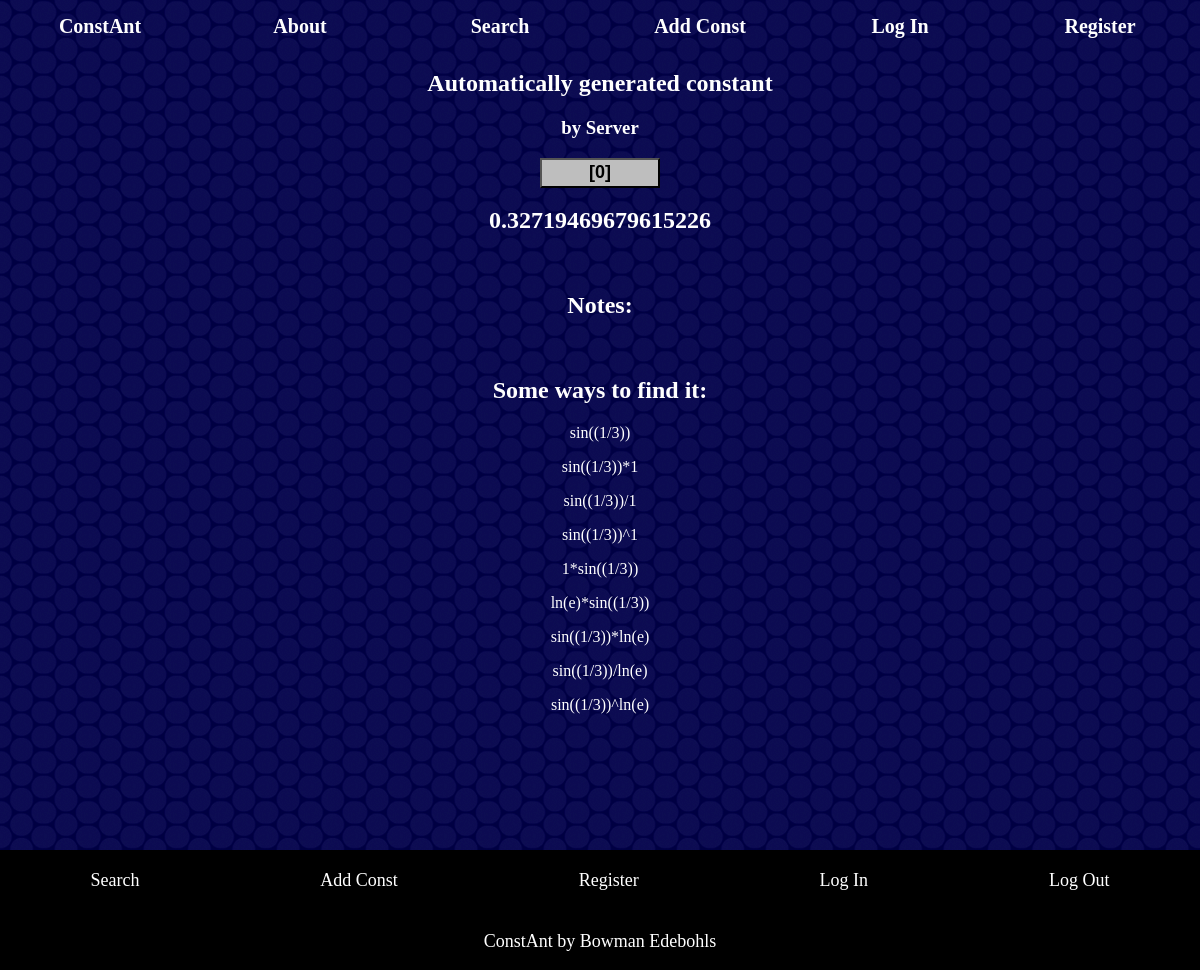
The page /viewconst/9 on the database as committed earlier.
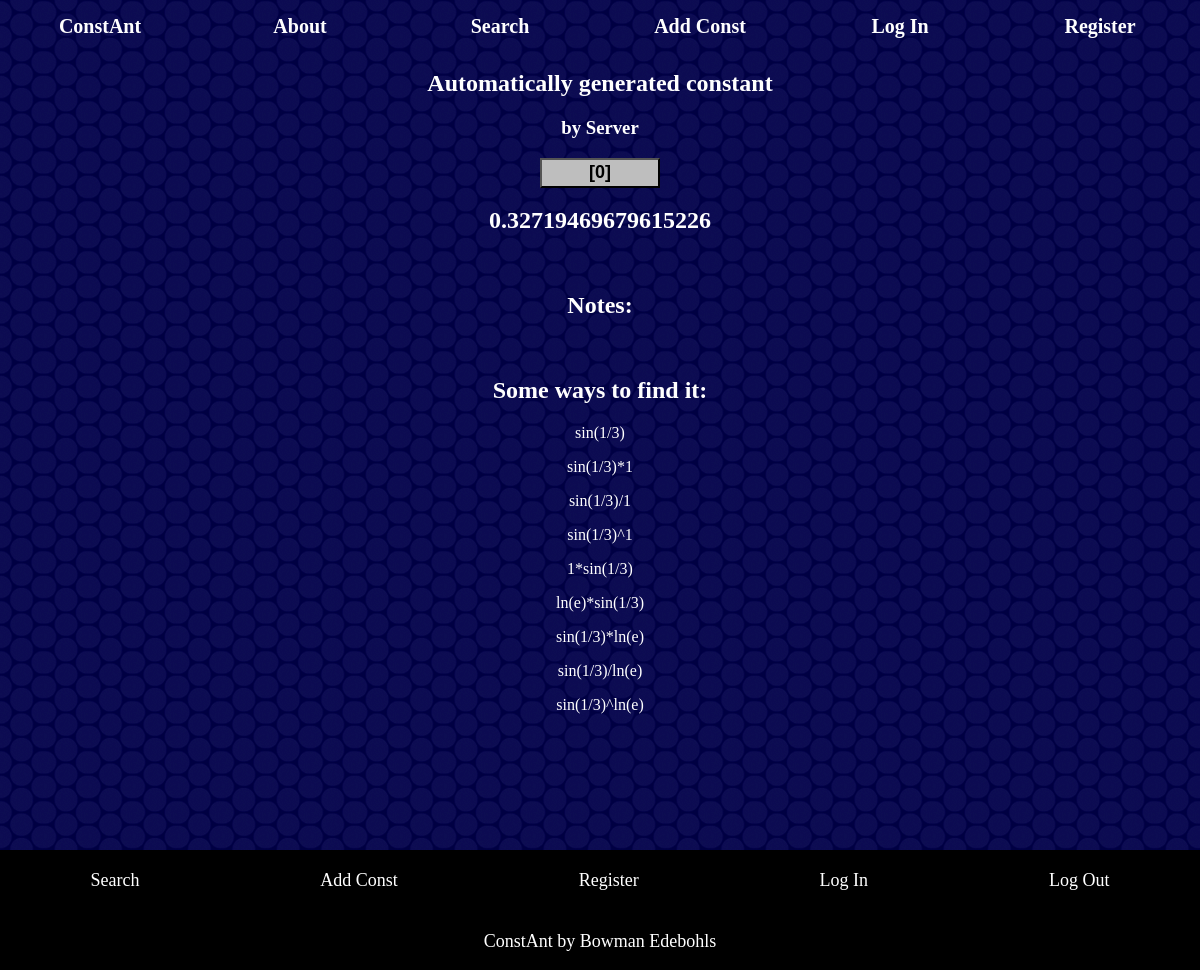
The same page on the database as committed later.
### confind.py (models this page shows, shortened)
class solves(db.Model):
    _id = db.Column(db.Integer, primary_key=True)
    fid = db.Column(db.Integer) # id of const its attached to
    sol = db.Column(db.String(255)) # equation
    date = db.Column(DateTime, default=datetime.now())

### main.py (the view)
@app.route("/viewconst/<int:id>", methods=['POST', 'GET'])
def viewconst(id: int):
    result = confind.confind(whatid=id)
    if not result:
        flash('No constant with that ID exists!', 'usererror')
        return redirect(request.referrer)
    soldata = confind.solfind(id)
    return render_template('viewconst.html', result = result, soldata = soldata)

### confind.py (called while the page is built)
def solfind(whatid:int) -> list[solves]:
    results = solves.query.filter_by(fid = whatid).order_by(func.length(solves.sol)).all()
    return results

def find_user(userid: int) -> users:
    user = users.query.filter_by(_id = userid).first()
    if user == None:
        return None
    return user

    def has_upvoted_post(self, const: consts) -> None:
        return constvotes.query.filter(constvotes.userid == self._id, constvotes.constid == const._id).count() > 0

### main.py (called while the page is built)
@app.context_processor
def inject_user():
    if 'user' in session:
        return dict(
            user = confind.find_user(session['user'])
            )
    else:
        return dict(
            user = confind.find_user(1)
            ) # null user

### templates/viewconst.html (shortened to what this page needs)
{% extends "base.html" %}
{% block body %}
<body>
    <div style="text-align: center">
        <h2>{{ result.name }}</h2>
        <h3>by {{ result.creator }}</h3>
        {% include 'votebase.html' %}
        <br>
        <h2>{{ result.num }}</h2>
        <br>
        <h2>Notes:</h2>
        <br>
        <h2>Some ways to find it:</h2>
        {% for sol in soldata %}
            <p>{{ sol.sol }}</p>
        {% endfor %}
        <br>
        <br>
        <br>
    </div>
</body>
{% endblock %}

Rows that differ between the two databases and show on the page:
changed solves: sol "sin((1/3))" → "sin(1/3)"
changed solves: sol "sin((1/3))*1" → "sin(1/3)*1"
changed solves: sol "sin((1/3))/1" → "sin(1/3)/1"
changed solves: sol "sin((1/3))^1" → "sin(1/3)^1"
changed solves: sol "1*sin((1/3))" → "1*sin(1/3)"
changed solves: sol "ln(e)*sin((1/3))" → "ln(e)*sin(1/3)"
changed solves: sol "sin((1/3))*ln(e)" → "sin(1/3)*ln(e)"
changed solves: sol "sin((1/3))/ln(e)" → "sin(1/3)/ln(e)"
changed solves: sol "sin((1/3))^ln(e)" → "sin(1/3)^ln(e)"
